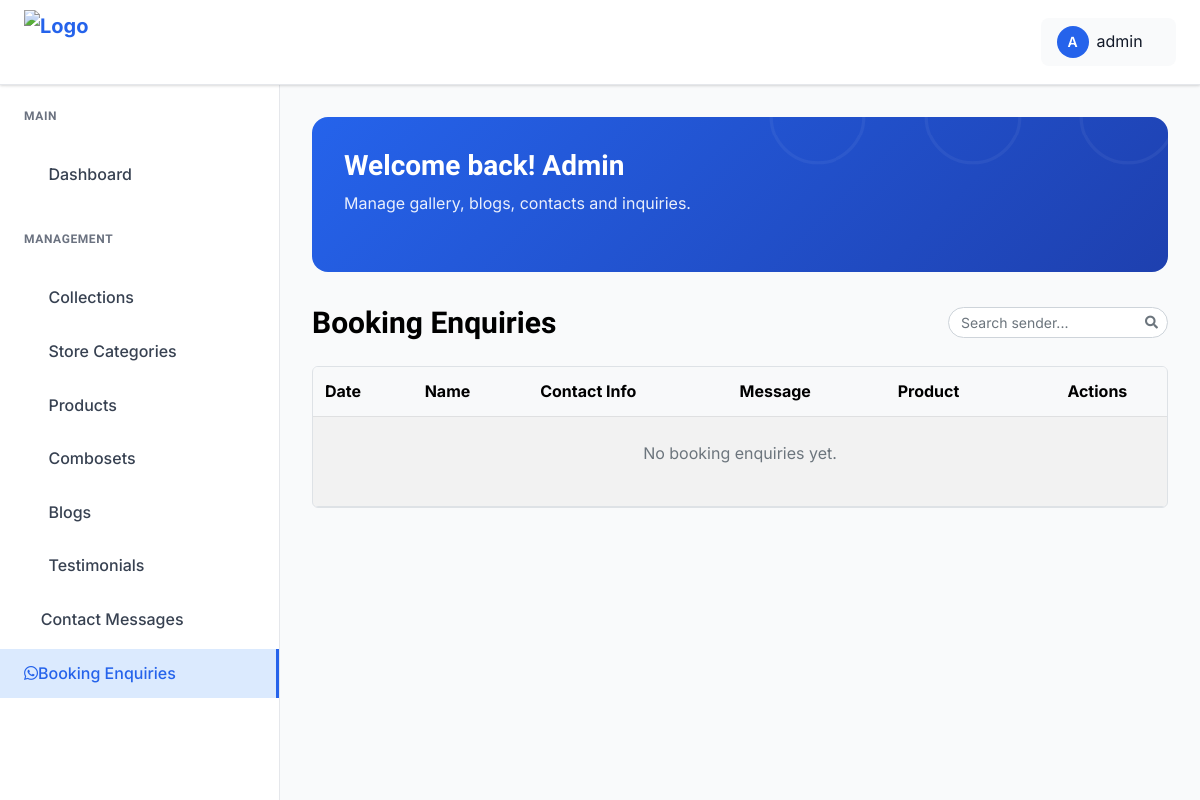
Before: /dashboard/booking-enquiries/ (signed in) with the older database file.
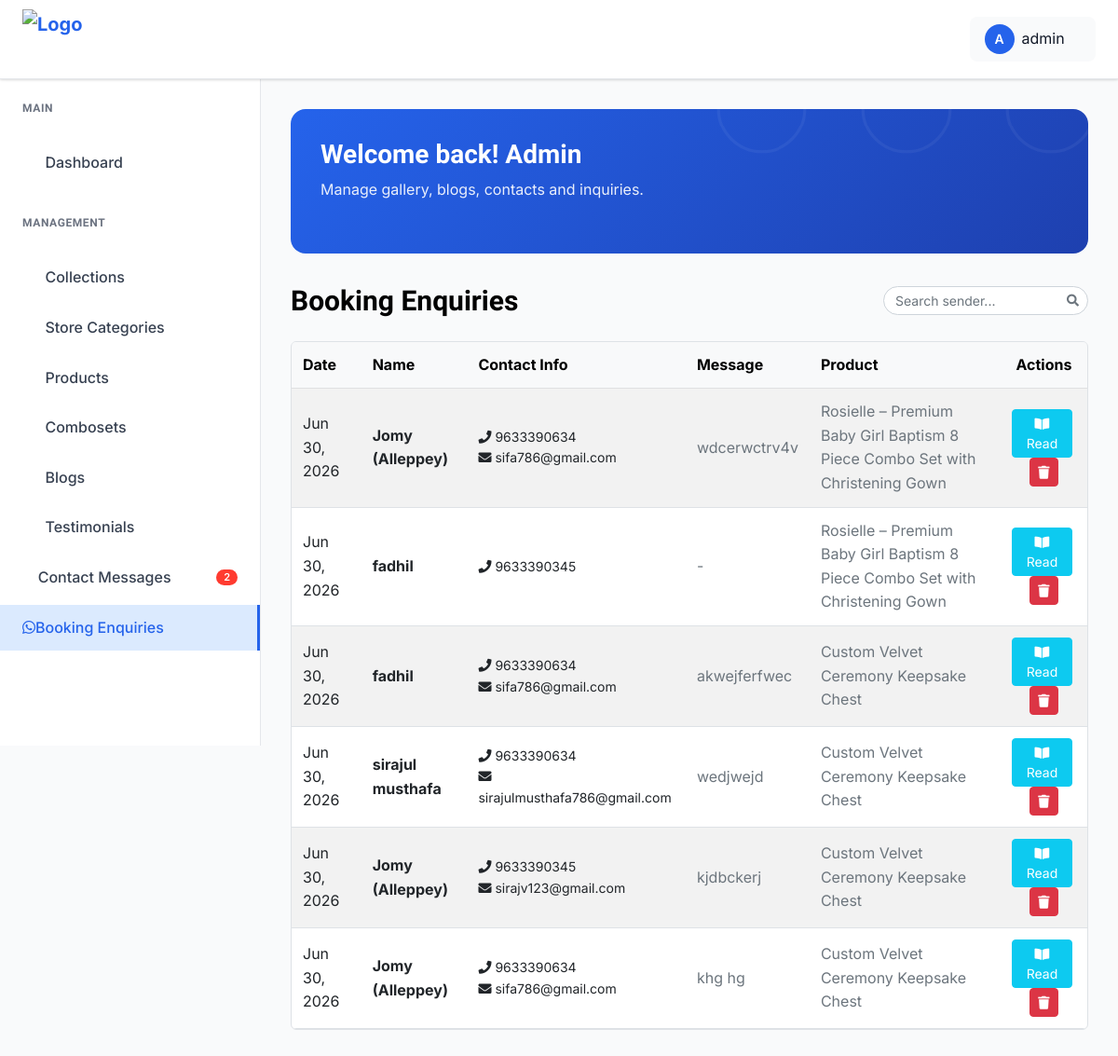
After: the same page with the newer database file.
### zuzanne_app/models.py (models this page shows, shortened)
class BookingEnquiry(models.Model):
    name = models.CharField(max_length=150)
    phone = models.CharField(max_length=20)
    email = models.EmailField(blank=True, null=True)
    message = models.TextField(blank=True, null=True)
    product_name = models.CharField(max_length=200, blank=True, null=True)
    source_page = models.CharField(max_length=200, blank=True, null=True)
    created_at = models.DateTimeField(auto_now_add=True)
    is_read = models.BooleanField(default=False)
    class Meta:
        ordering = ['-created_at']
        verbose_name = "Booking Enquiry"
        verbose_name_plural = "Booking Enquiries"

### zuzanne_app/views.py (the view)
# urls.py: path("dashboard/booking-enquiries/", views.booking_enquiry_list, name="booking_enquiry_list"),
@login_required(login_url="admin_login")
def booking_enquiry_list(request):
    BookingEnquiry.objects.filter(is_read=False).update(is_read=True)
    enquiries = BookingEnquiry.objects.all().order_by("-created_at")
    return render(request, "admin_pages/view_booking_enquiries.html", {"enquiries": enquiries})

### templates/admin_pages/view_booking_enquiries.html (shortened to what this page needs)
{% extends "admin_pages/base.html" %}
{% load static %}
{% block content %}
<div class="dashboard__form__wraper">
     <div class="create__course__title mb-4 d-flex flex-wrap justify-content-between align-items-center gap-2">
        <h4 class="mb-0">Booking Enquiries</h4>
        <div class="d-flex align-items-center gap-2 ms-auto">
            <div class="search-box">
                <input type="text" id="bookingSearchInput" class="form-control form-control-sm" placeholder="Search sender...">
            </div>
        </div>
    </div>
    <div class="custom-table-container">
        <table class="table table-striped table-hover align-middle">
            <thead class="table-light">
                <tr>
                    <th scope="col" class="text-nowrap">Date</th>
                    <th scope="col" class="text-nowrap">Name</th>
                    <th scope="col" class="text-nowrap">Contact Info</th>
                    <th scope="col">Message</th>
                    <th scope="col" class="text-nowrap">Product</th>
                    <th scope="col" class="text-center text-nowrap">Actions</th>
                </tr>
            </thead>
            <tbody>
                {% for enquiry in enquiries %}
                <tr>
                    <td>{{ enquiry.created_at|date:"M d, Y" }}</td>
                    <td><strong>{{ enquiry.name }}</strong></td>
                    <td>
                        <div class="d-flex flex-column small">
                            <span><i class="fas fa-phone"></i> {{ enquiry.phone }}</span>
                            {% if enquiry.email %}<span><i class="fas fa-envelope"></i> {{ enquiry.email }}</span>{% endif %}
                        </div>
                    </td>
                    <td class="text-muted" style="max-width: 150px; white-space: nowrap; overflow: hidden; text-overflow: ellipsis;" title="{{ enquiry.message }}">{{ enquiry.message|default:"-" }}</td>
                    <td class="text-muted">{{ enquiry.product_name|default:"-" }}</td>
                    <td class="text-center">
                        <button type="button" class="btn btn-sm btn-info me-1 text-white" data-bs-toggle="modal" data-bs-target="#readBookingModal{{ enquiry.id }}">
                            <i class="fas fa-book-open"></i> Read
                        </button>
                        <button type="button" class="btn btn-sm btn-danger" data-bs-toggle="modal" data-bs-target="#deleteBookingModal{{ enquiry.id }}">
                            <i class="fas fa-trash"></i>
                        </button>
                    </td>
                </tr>
                {% empty %}
                <tr>
                    <td colspan="6" class="text-center py-4">
                        <p class="text-muted">No booking enquiries yet.</p>
                    </td>
                </tr>
                {% endfor %}
            </tbody>
        </table>
    </div>
</div>
{% endblock %}

### templates/admin_pages/base.html (shortened to what the changed rows need)
{% load static %}
{% load static %}
<!DOCTYPE html>
<html class="no-js" lang="en">
<head>
    <link rel="stylesheet" href="https://cdnjs.cloudflare.com/ajax/libs/toastr.js/latest/toastr.min.css">
    <link href="https://cdnjs.cloudflare.com/ajax/libs/font-awesome/5.15.4/css/all.min.css" rel="stylesheet">
    <link rel="stylesheet" href="{% static 'admin-static/assets/css/bootstrap.min.css' %}">
    <link rel="stylesheet" href="{% static 'admin-static/assets/css/icofont.min.css' %}">
    <link rel="stylesheet" href="{% static 'admin-static/assets/css/style.css' %}">
</head>
<body>
    <aside class="dashboard-sidebar" id="dashboardSidebar">
        <div class="sidebar-content">
            <div class="sidebar-section">
                <ul class="sidebar-menu">
                    <li>
                        <a href="{% url 'contact_list' %}"
                            class="{% if request.resolver_match.url_name == 'contact_list' %}active{% endif %} d-flex align-items-center justify-content-between" style="width: 100%;">
                            <span>
                                <i class="icofont-ui-messaging"></i>
                                Contact Messages
                            </span>
                            {% if unread_messages_count > 0 %}
                            <span class="badge" style="background-color: #ff3b30; color: white; border-radius: 12px; padding: 3px 8px; font-size: 11px; font-weight: 600; line-height: 1; min-width: 20px; text-align: center; margin-left: 8px; animation: pulse-red 2s infinite; display: inline-block;">{{ unread_messages_count }}</span>
                            {% endif %}
                        </a>
                    </li>
                </ul>
            </div>
        </div>
    </aside>
    <main class="dashboard-main">
        <div class="dashboard-content">
            <div class="dashboard-banner">
                <div class="banner-content">
                    <h1 class="banner-title">Welcome back! Admin</h1>
                </div>
            </div>
            {% block content %}{% endblock %}
        </div>
    </main>
</body>
</html>

Changed rows visible on the page:
added BookingEnquiry: created_at "Jun 30, 2026", name "Jomy (Alleppey)", phone "9633390634", email "sifa786@gmail.com", message "wdcerwctrv4v", product_name "Rosielle – Premium Baby Girl Baptism 8 Piece Combo Set with Christening Gown"
added BookingEnquiry: created_at "Jun 30, 2026", name "fadhil", phone "9633390345", message "-", product_name "Rosielle – Premium Baby Girl Baptism 8 Piece Combo Set with Christening Gown"
added BookingEnquiry: created_at "Jun 30, 2026", name "fadhil", phone "9633390634", email "sifa786@gmail.com", message "akwejferfwec", product_name "Custom Velvet Ceremony Keepsake Chest"
added BookingEnquiry: created_at "Jun 30, 2026", name "sirajul musthafa", phone "9633390634", email "sirajulmusthafa786@gmail.com", message "wedjwejd", product_name "Custom Velvet Ceremony Keepsake Chest"
added BookingEnquiry: created_at "Jun 30, 2026", name "Jomy (Alleppey)", phone "9633390345", email "sirajv123@gmail.com", message "kjdbckerj", product_name "Custom Velvet Ceremony Keepsake Chest"
added BookingEnquiry: created_at "Jun 30, 2026", name "Jomy (Alleppey)", phone "9633390634", email "sifa786@gmail.com", message "khg hg", product_name "Custom Velvet Ceremony Keepsake Chest"
Other visible differences:
{{ unread_messages_count }}: (not shown) → "2"
text no longer shown: "No booking enquiries yet."
